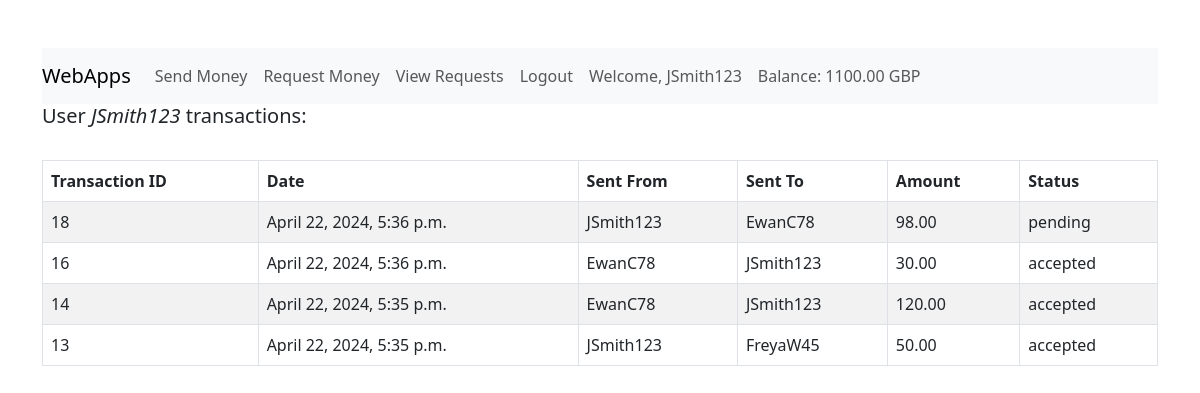
The page / (signed in) on the database its author committed.
### register/models.py (models this page shows, shortened)
class Accounts(models.Model):
    CURRENCY_CHOICES = (
        ('usd', 'USD'),
        ('gbp', 'GBP'),
        ('eur', 'EUR'),
    )
    username = models.ForeignKey(User, on_delete=models.CASCADE)
    amount = models.DecimalField(max_digits=10, decimal_places=2, default=1000)
    currency = models.CharField(max_length=3, choices=CURRENCY_CHOICES, null=False)

### payapp/models.py (models this page shows, shortened)
class Transactions(models.Model):
    STATE_CHOICES = (
        ('pending', 'Pending'),
        ('accepted', 'Accepted'),
        ('rejected', 'Rejected'),
    )
    user_sending = models.ForeignKey(User, related_name='sent_transactions', on_delete=models.CASCADE)
    user_receiving = models.ForeignKey(User, related_name='received_transactions', on_delete=models.CASCADE)
    state = models.CharField(max_length=10, choices=STATE_CHOICES, default="pending", null=False)
    transaction_date = models.DateTimeField(auto_now_add=True)
    amount = models.DecimalField(max_digits=10, decimal_places=2, null=False)

### register/views.py (the view)
# urls.py: path('', views.home, name="home"),
def home(request):
    if request.user.is_authenticated:
        transaction_list = Transactions.objects.select_related().filter(
            Q(user_sending_id=request.user) | Q(user_receiving_id=request.user)
        ).order_by('-transaction_date')
    else:
        transaction_list = []
    return render(request, "register/home.html", {"transaction_list": transaction_list})

### register/context_processors.py (called while the page is built)
def user_account(request):
    if request.user.is_authenticated:
        user_account1 = Accounts.objects.get(username=request.user)
        return {'user_account': user_account1}
    return {}

### templates/register/home.html (shortened to what this page needs)
{% extends 'baseweb.html' %}
{% block content %}
    {% if user.is_authenticated %}
        {% if transaction_list|length > 0 %}
            <h5>User <em>{{user.username}}</em> transactions:</h5>
            <br>
            <table class="table table-striped table-bordered">
                <thead>
                <tr>
                    <th>Transaction ID</th>
                    <th>Date</th>
                    <th>Sent From</th>
                    <th>Sent To</th>
                    <th>Amount</th>
                    <th>Status</th>
                </tr>
                </thead>
                <tbody>
                {% for cmnt in transaction_list %}
                    <tr>
                        <td>{{ cmnt.id }}</td>
                        <td>{{ cmnt.transaction_date }}</td>
                        <td>{{ cmnt.user_sending.username }}</td>
                        <td>{{ cmnt.user_receiving.username }}</td>
                        <td>{{ cmnt.amount }}</td>
                        <td>{{ cmnt.state }}</td>
                    </tr>
                {% endfor %}
                </tbody>
            </table>
        {% else %}
            <h5>There are no transactions for user: <em>{{user.username}}</em>.</h5>
        {% endif %}
    {% else %}
        <h5>PayApp Homepage.</h5>
    {% endif %}
{% endblock %}

### templates/register/navbar.html (shortened to what this page needs)
<nav class="navbar navbar-expand-lg navbar-light bg-light">
    <a class="navbar-brand" href="{% url 'home' %}">WebApps</a>
    <div class="collapse navbar-collapse" id="navbarText">
        <ul class="navbar-nav mr-auto">
            {% if user.is_authenticated %}
                <li class="nav-item">
                    <a class="nav-link" href="{% url 'send' %}">Send Money</a>
                </li>
                <li class="nav-item">
                    <a class="nav-link" href="{% url 'request' %}">Request Money</a>
                </li>
                <li class="nav-item">
                    <a class="nav-link" href="{% url 'pending' %}">View Requests</a>
                </li>
                <li class="nav-item">
                    <a class="nav-link" href={% url 'logout' %}>Logout</a>
                </li>
                <li class="nav-item">
                    <a class="nav-link" href="#">Welcome, {{user.username}}</a>
                </li>
                <li class="nav-item">
                    <a class="nav-link" href="#">Balance: {{user_account.amount}} {{user_account.currency|upper}}</a>
                </li>
            {% else %}
                <li class="nav-item">
                    <a class="nav-link" href={% url 'login' %}>Login</a>
                </li>
            {% endif %}
        </ul>
    </div>
</nav>

### rows shown on the page
Accounts: amount "1100.00", currency "GBP"
Transactions: id "18", transaction_date "April 22, 2024, 5:36 p.m.", user_sending.username "JSmith123", user_receiving.username "EwanC78", amount "98.00", state "pending"
Transactions: id "16", transaction_date "April 22, 2024, 5:36 p.m.", user_sending.username "EwanC78", user_receiving.username "JSmith123", amount "30.00", state "accepted"
Transactions: id "14", transaction_date "April 22, 2024, 5:35 p.m.", user_sending.username "EwanC78", user_receiving.username "JSmith123", amount "120.00", state "accepted"
Transactions: id "13", transaction_date "April 22, 2024, 5:35 p.m.", user_sending.username "JSmith123", user_receiving.username "FreyaW45", amount "50.00", state "accepted"

### other values the page prints
{{ user.username }} "JSmith123"
